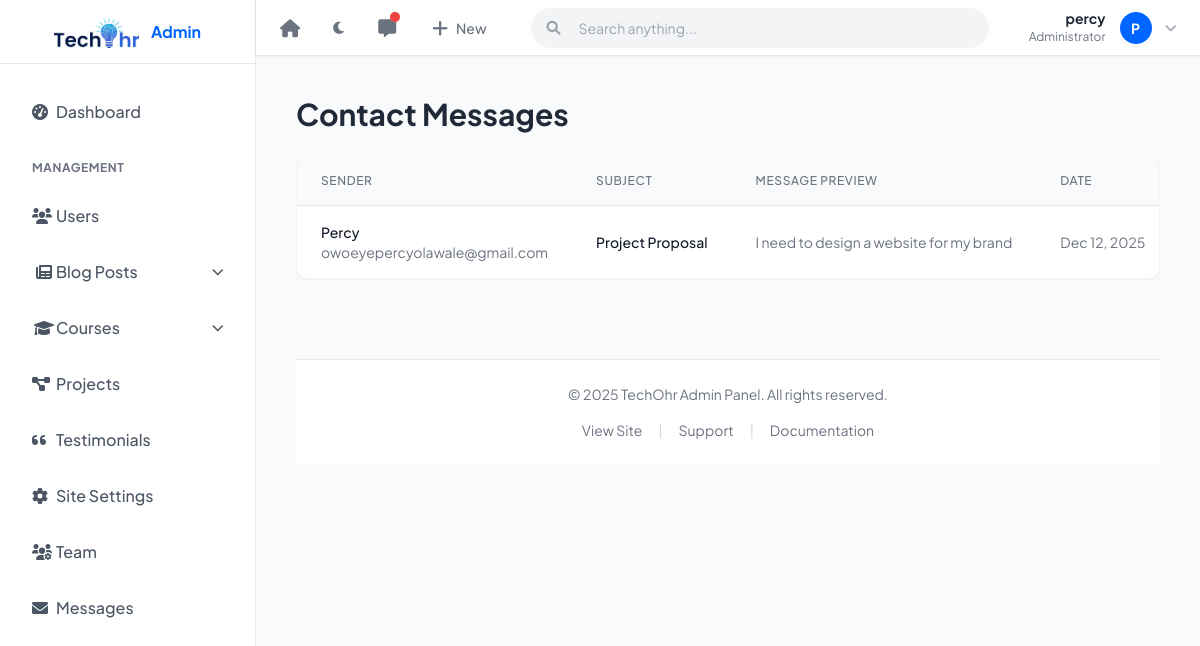
Page /manage/messages/ (signed in) on the committed database.
### users/models.py (models this page shows, shortened)
class User(AbstractUser):
    is_student = models.BooleanField(default=False)
    is_instructor = models.BooleanField(default=False)
    bio = models.TextField(blank=True, null=True)
    profile_picture = models.ImageField(upload_to='profile_pics/', blank=True, null=True)

### core/models.py (models this page shows, shortened)
class SiteSettings(models.Model):
    site_name = models.CharField(max_length=200, default='TechOhr')
    logo = models.ImageField(upload_to='settings/logo/', blank=True, null=True)
    favicon = models.ImageField(upload_to='settings/favicon/', blank=True, null=True)
    logo_light = models.ImageField(upload_to='settings/logo/', blank=True, null=True)
    logo_dark = models.ImageField(upload_to='settings/logo/', blank=True, null=True)
    address = models.CharField(max_length=255, blank=True)
    email_primary = models.EmailField(blank=True)
    email_support = models.EmailField(blank=True)
    phone_primary = models.CharField(max_length=50, blank=True)
    facebook_url = models.URLField(blank=True)
    twitter_url = models.URLField(blank=True)
    linkedin_url = models.URLField(blank=True)
    instagram_url = models.URLField(blank=True)
    map_embed_url = models.URLField(blank=True, help_text="Paste the Google Maps embed URL")
    updated_at = models.DateTimeField(auto_now=True)

class Contact(models.Model):
    name = models.CharField(max_length=200)
    email = models.EmailField()
    subject = models.CharField(max_length=200)
    message = models.TextField()
    created_at = models.DateTimeField(auto_now_add=True)

### core/views.py (the view)
# urls.py: path('manage/messages/', views.manage_messages, name='manage_messages'),
@staff_required
def manage_messages(request):
    contact_list = Contact.objects.all().order_by('-created_at')
    paginator = Paginator(contact_list, 5) # Show 5 messages per page.
    page_number = request.GET.get('page')
    contacts = paginator.get_page(page_number)
    return render(request, 'core/manage_messages.html', {'contacts': contacts})

### core/context_processors.py (called while the page is built)
def site_settings(request):
    settings_obj = SiteSettings.objects.first()
    stats_obj = CompanyStats.objects.first()
    return {
        'site_settings': settings_obj,
        'company_stats': stats_obj,
    }

### templates/core/manage_messages.html (shortened to what this page needs)
{% extends 'layouts/admin_base.html' %}
{% block admin_content %}
<div class="w-full">
    <div class="flex justify-between items-center mb-6">
        <h1 class="text-2xl sm:text-3xl font-bold text-gray-800 dark:text-white">Contact Messages</h1>
    </div>
    <div class="hidden md:block bg-white dark:bg-gray-800 rounded-xl shadow-sm border border-gray-100 dark:border-gray-700 overflow-hidden w-full">
        <div class="overflow-x-auto">
            <table class="w-full min-w-[800px]">
                <thead class="bg-gray-50 dark:bg-gray-700/50 border-b border-gray-200 dark:border-gray-700">
                    <tr>
                        <th class="px-6 py-4 text-left text-xs font-medium text-gray-500 dark:text-gray-400 uppercase tracking-wider">Sender</th>
                        <th class="px-6 py-4 text-left text-xs font-medium text-gray-500 dark:text-gray-400 uppercase tracking-wider">Subject</th>
                        <th class="px-6 py-4 text-left text-xs font-medium text-gray-500 dark:text-gray-400 uppercase tracking-wider">Message Preview</th>
                        <th class="px-6 py-4 text-left text-xs font-medium text-gray-500 dark:text-gray-400 uppercase tracking-wider">Date</th>
                    </tr>
                </thead>
                <tbody class="divide-y divide-gray-200 dark:divide-gray-700">
                    {% for contact in contacts %}
                    <tr class="hover:bg-gray-50 dark:hover:bg-gray-700/50 transition group cursor-pointer" onclick="toggleMessage('msg-{{ contact.id }}')">
                        <td class="px-6 py-4 whitespace-nowrap">
                            <div class="text-sm font-medium text-gray-900 dark:text-white">{{ contact.name }}</div>
                            <div class="text-sm text-gray-500 dark:text-gray-400">{{ contact.email }}</div>
                        </td>
                        <td class="px-6 py-4 whitespace-nowrap text-sm text-gray-900 dark:text-white font-medium">
                            {{ contact.subject }}
                        </td>
                        <td class="px-6 py-4 text-sm text-gray-500 dark:text-gray-400 truncate max-w-xs">
                            {{ contact.message|truncatechars:50 }}
                        </td>
                        <td class="px-6 py-4 whitespace-nowrap text-sm text-gray-500 dark:text-gray-400">
                            {{ contact.created_at|date:"M d, Y" }}
                        </td>
                    </tr>
                    {% empty %}
                    <tr>
                        <td colspan="5" class="px-6 py-10 text-center text-gray-500 dark:text-gray-400">
                            No messages found.
                        </td>
                    </tr>
                    {% endfor %}
                </tbody>
            </table>
        </div>
    </div>
</div>
{% endblock %}

### templates/layouts/admin_base.html (shortened to what this page needs)
{% extends 'base.html' %}
{% block navbar %}
    {% include 'partials/admin_topbar.html' %}
{% endblock %}
{% block content %}
<div class="h-screen bg-gray-100 dark:bg-gray-900 flex overflow-hidden transition-colors duration-300">
    <aside class="w-64 bg-white dark:bg-gray-900 border-r border-gray-200 dark:border-gray-800 hidden lg:flex flex-col flex-shrink-0 h-screen sticky top-0 z-40 overflow-y-auto pb-6 transition-colors duration-300" id="sidebar">
        <div class="h-16 flex items-center justify-center border-b border-gray-200 dark:border-gray-800 flex-shrink-0 transition-colors duration-300">
            <a href="{% url 'home' %}" class="flex items-center gap-3">
                {% if site_settings %}
                    {% if site_settings.logo_light %}
                        <img src="{{ site_settings.logo_light.url }}" alt="{{ site_settings.site_name }}" class="h-8 w-auto dark:hidden">
                    {% endif %}
                {% else %}
                    <span class="text-xl font-bold text-gray-900 dark:text-white tracking-wider">TechOhr</span>
                {% endif %}
                <span class="text-primary font-bold">Admin</span>
            </a>
        </div>
        <nav class="mt-6 px-4 space-y-2">
            <a href="{% url 'admin_dashboard' %}" class="flex items-center px-4 py-3 text-gray-600 dark:text-gray-400 hover:bg-gray-100 dark:hover:bg-gray-800 hover:text-primary dark:hover:text-white rounded-lg transition-colors duration-200 ">
                <i class="fas fa-tachometer-alt w-6"></i>
                <span class="font-medium">Dashboard</span>
            </a>
            <div class="pt-4 pb-2 px-4 text-xs font-bold text-gray-500 dark:text-gray-500 uppercase tracking-wider transition-colors duration-300">Management</div>
            <a href="{% url 'manage_users' %}" class="flex items-center px-4 py-3 text-gray-600 dark:text-gray-400 hover:bg-gray-100 dark:hover:bg-gray-800 hover:text-primary dark:hover:text-white rounded-lg transition-colors duration-200 ">
                <i class="fas fa-users w-6"></i>
                <span class="font-medium">Users</span>
            </a>
            <div x-data="{ open: {% if 'blog/manage' in request.path or 'manage_posts' in request.resolver_match.url_name %}true{% else %}false{% endif %} }">
                <button @click="open = !open" class="w-full flex items-center justify-between px-4 py-3 text-gray-600 dark:text-gray-400 hover:bg-gray-100 dark:hover:bg-gray-800 hover:text-primary dark:hover:text-white rounded-lg transition-colors duration-200 focus:outline-none">
                    <div class="flex items-center">
                        <i class="fas fa-newspaper w-6"></i>
                        <span class="font-medium">Blog Posts</span>
                    </div>
                    <i class="fas fa-chevron-down text-xs transition-transform duration-300" :class="{'transform rotate-180': open}"></i>
                </button>
            </div>
            <div x-data="{ open: {% if 'courses/manage' in request.path %}true{% else %}false{% endif %} }">
                <button @click="open = !open" class="w-full flex items-center justify-between px-4 py-3 text-gray-600 dark:text-gray-400 hover:bg-gray-100 dark:hover:bg-gray-800 hover:text-primary dark:hover:text-white rounded-lg transition-colors duration-200 focus:outline-none">
                    <div class="flex items-center">
                        <i class="fas fa-graduation-cap w-6"></i>
                        <span class="font-medium">Courses</span>
                    </div>
                    <i class="fas fa-chevron-down text-xs transition-transform duration-300" :class="{'transform rotate-180': open}"></i>
                </button>
            </div>
            <a href="{% url 'manage_projects' %}" class="flex items-center px-4 py-3 text-gray-600 dark:text-gray-400 hover:bg-gray-100 dark:hover:bg-gray-800 hover:text-primary dark:hover:text-white rounded-lg transition-colors duration-200 ">
                <i class="fas fa-project-diagram w-6"></i>
                <span class="font-medium">Projects</span>
            </a>
            <a href="{% url 'manage_testimonials' %}" class="flex items-center px-4 py-3 text-gray-600 dark:text-gray-400 hover:bg-gray-100 dark:hover:bg-gray-800 hover:text-primary dark:hover:text-white rounded-lg transition-colors duration-200 ">
                <i class="fas fa-quote-left w-6"></i>
                <span class="font-medium">Testimonials</span>
            </a>
            <a href="{% url 'manage_settings' %}" class="flex items-center px-4 py-3 text-gray-600 dark:text-gray-400 hover:bg-gray-100 dark:hover:bg-gray-800 hover:text-primary dark:hover:text-white rounded-lg transition-colors duration-200 ">
                <i class="fas fa-cog w-6"></i>
                <span class="font-medium">Site Settings</span>
            </a>
            <a href="{% url 'manage_employees' %}" class="flex items-center px-4 py-3 text-gray-600 dark:text-gray-400 hover:bg-gray-100 dark:hover:bg-gray-800 hover:text-primary dark:hover:text-white rounded-lg transition-colors duration-200 ">
                <i class="fas fa-users-cog w-6"></i>
                <span class="font-medium">Team</span>
            </a>
            <a href="{% url 'manage_messages' %}" class="flex items-center px-4 py-3 text-gray-600 dark:text-gray-400 hover:bg-gray-100 dark:hover:bg-gray-800 hover:text-primary dark:hover:text-white rounded-lg transition-colors duration-200 ">
                <i class="fas fa-envelope w-6"></i>
                <span class="font-medium">Messages</span>
            </a>
        </nav>
    </aside>
    <div x-data="{ sidebarOpen: false }" @keydown.window.escape="sidebarOpen = false" class="flex-1 flex flex-col min-w-0 overflow-hidden">
        <div class="flex-1 flex flex-col h-full w-full relative transition-colors duration-300">
            <main class="flex-1 w-full overflow-y-auto bg-gray-50 dark:bg-gray-900 pt-6 lg:pt-24 p-6 md:p-8 lg:p-10 scroll-smooth scrollbar-thin scrollbar-thumb-gray-300 scrollbar-track-transparent transition-colors duration-300">
                <div class="w-full min-h-full flex flex-col">
                {% block admin_content %}{% endblock %}
                <div class="mt-8">
                    {% include 'partials/admin_footer.html' %}
                </div>
                </div>
            </main>
        </div>
    </div>
</div>
{% endblock %}

### templates/partials/admin_topbar.html (shortened to what this page needs)
<header class="hidden lg:flex bg-white dark:bg-gray-800 text-gray-700 dark:text-gray-200 h-14 justify-between items-center text-sm px-4 fixed top-0 lg:left-64 left-0 right-0 z-50 font-sans shadow-sm border-b border-gray-200 dark:border-gray-700" x-data="{ searchOpen: false }">
    <div class="flex items-center space-x-6 h-full">
        <div class="flex items-center space-x-4 h-full">
            <a href="{% url 'home' %}" class="flex items-center hover:text-primary transition h-full text-gray-500 dark:text-gray-400 hover:bg-gray-50 dark:hover:bg-gray-700 px-2 rounded-lg" target="_blank" title="Visit Site">
                <i class="fas fa-home text-lg"></i>
            </a>
            <button
                x-data="{
                    darkMode: localStorage.getItem('theme') === 'dark' || (!('theme' in localStorage) && window.matchMedia('(prefers-color-scheme: dark)').matches),
                    toggleTheme() {
                        this.darkMode = !this.darkMode;
                        if (this.darkMode) {
                            document.documentElement.classList.add('dark');
                            localStorage.setItem('theme', 'dark');
                        } else {
                            document.documentElement.classList.remove('dark');
                            localStorage.setItem('theme', 'light');
                        }
                    }
                }"
                @click="toggleTheme()"
                class="flex items-center hover:text-primary transition h-full text-gray-500 dark:text-gray-400 hover:bg-gray-50 dark:hover:bg-gray-700 px-2 rounded-lg"
                :title="darkMode ? 'Switch to Light Mode' : 'Switch to Dark Mode'"
            >
                <i class="fas" :class="darkMode ? 'fa-sun' : 'fa-moon'"></i>
            </button>
            <a href="{% url 'manage_comments' %}" class="flex items-center hover:text-primary transition h-full relative text-gray-500 dark:text-gray-400 hover:bg-gray-50 dark:hover:bg-gray-700 px-2 rounded-lg" title="Comments">
                <i class="fas fa-comment-alt text-lg"></i>
                <span class="absolute top-3 right-1 flex h-2.5 w-2.5">
                    <span class="relative inline-flex rounded-full h-2.5 w-2.5 bg-red-500"></span>
                </span>
            </a>
            <div class="relative group h-full flex items-center" x-data="{ open: false }" @mouseenter="open = true" @mouseleave="open = false">
                <button class="flex items-center hover:text-primary transition h-full text-gray-500 dark:text-gray-400 hover:bg-gray-50 dark:hover:bg-gray-700 px-3 rounded-lg">
                    <i class="fas fa-plus text-lg mr-2"></i> <span class="font-medium hidden md:inline">New</span>
                </button>
            </div>
        </div>
    </div>
    <div class="hidden md:flex flex-1 max-w-xl mx-8">
        <div class="relative w-full group">
            <input type="text" placeholder="Search anything..." class="w-full bg-gray-100 dark:bg-gray-900 text-gray-700 dark:text-gray-200 border-none rounded-full py-2.5 pl-12 pr-4 focus:ring-2 focus:ring-primary/20 focus:bg-white dark:focus:bg-gray-800 transition text-sm">
            <div class="absolute inset-y-0 left-0 pl-4 flex items-center pointer-events-none">
            </div>
        </div>
    </div>
    <div class="flex items-center h-full">
        <div class="relative group h-full flex items-center" x-data="{ open: false }" @mouseenter="open = true" @mouseleave="open = false">
            <button class="flex items-center hover:text-primary transition px-2 h-full space-x-3 group-hover:bg-gray-50 dark:group-hover:bg-gray-700 rounded-lg">
                <div class="text-right hidden md:block">
                    <p class="text-sm font-bold text-gray-800 dark:text-gray-200 leading-none">{{ request.user.username }}</p>
                    <p class="text-xs text-gray-500 dark:text-gray-400 mt-1">Administrator</p>
                </div>
                {% if request.user.profile_picture %}
                <img src="{{ request.user.profile_picture.url }}" class="w-9 h-9 rounded-full border-2 border-white dark:border-gray-700 shadow-sm object-cover">
                {% else %}
                <div class="w-9 h-9 rounded-full bg-primary text-white flex items-center justify-center text-sm font-bold border-2 border-white dark:border-gray-700 shadow-sm">
                    {{ request.user.username|first|upper }}
                </div>
                {% endif %}
                <i class="fas fa-chevron-down text-xs text-gray-400"></i>
            </button>
        </div>
    </div>
</header>

### templates/base.html (style rules this page uses)
body { font-family: 'Plus Jakarta Sans', sans-serif; }

### rows in the picture
User: user.username "percy", user.username|first "P"
SiteSettings: logo_light (picture)
Contact: name "Percy", email "owoeyepercyolawale@gmail.com", subject "Project Proposal", message "I need to design a website for my brand", created_at "Dec 12, 2025"
